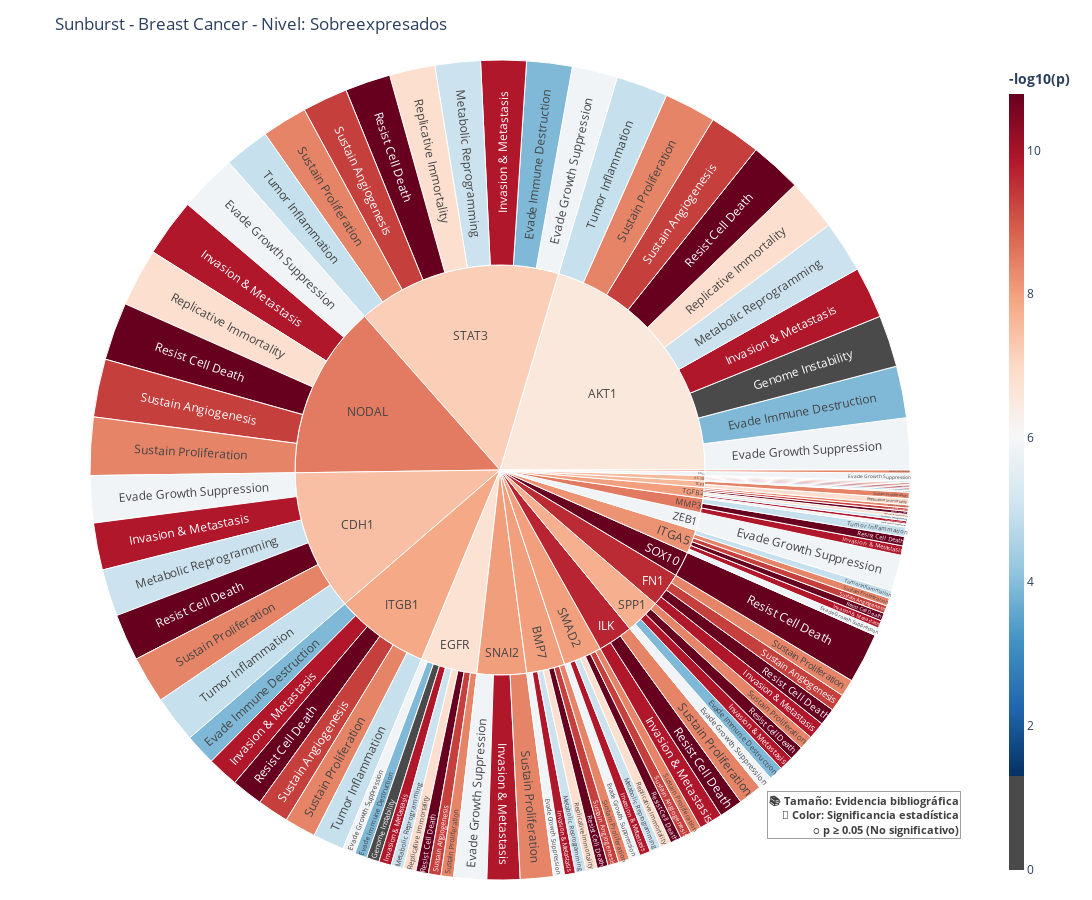

The code cell stored with this chart in its notebook:
### Markdown cell above
### Gráfico de distribución de los hallmarks de las firmas por tipo de cáncer y grupo de expresión

### Code cell
import pandas as pd
import plotly.express as px
import numpy as np
from typing import List, Dict



def generar_sunburst_para_tipo_cancer(
    df_firmas_geneticas: pd.DataFrame,
    hallmarks: List[str] = [
        "EVADING_GROWTH_SUPPRESSORS",
        "EVADING_IMMUNE_DESTRUCTION",
        "GENOME_INSTABILITY",
        "REPLICATIVE_IMMORTALITY",
        "REPROGRAMMING_ENERGY_METABOLISM",
        "RESISTING_CELL_DEATH",
        "SUSTAINED_ANGIOGENESIS",
        "SUSTAINING_PROLIFERATIVE_SIGNALING",
        "TISSUE_INVASION_AND_METASTASIS",
        "TUMOR-PROMOTING_INFLAMMATION"
    ],
    fig_width: int = 1200,
    fig_height: int = 900,
    color_scale: str = 'RdBu_r'
) -> Dict[str, px.sunburst]:

    # Configuraciones
    NON_SIG_COLOR = '#4a4a4a'
    PVAL_THRESHOLD = 0.05
    LOG_THRESHOLD = -np.log10(PVAL_THRESHOLD)

    # Diccionario de alias
    hallmark_aliases = {
        "EVADING_GROWTH_SUPPRESSORS": "Evade Growth Suppression",
        "EVADING_IMMUNE_DESTRUCTION": "Evade Immune Destruction",
        "GENOME_INSTABILITY": "Genome Instability",
        "REPLICATIVE_IMMORTALITY": "Replicative Immortality",
        "REPROGRAMMING_ENERGY_METABOLISM": "Metabolic Reprogramming",
        "RESISTING_CELL_DEATH": "Resist Cell Death",
        "SUSTAINED_ANGIOGENESIS": "Sustain Angiogenesis",
        "SUSTAINING_PROLIFERATIVE_SIGNALING": "Sustain Proliferation",
        "TISSUE_INVASION_AND_METASTASIS": "Invasion & Metastasis",
        "TUMOR-PROMOTING_INFLAMMATION": "Tumor Inflammation"
    }

    # Procesamiento de datos
    registros = []
    for _, row in df_firmas_geneticas.iterrows():
        cancer = row.get("cancer_type")
        nivel = row.get("nivel_expresion")
        genes_firma = row.get("genes", [])
        counts_firma = row.get("conteo_articulos_por_gene", [])

        # Solo procesar el tipo de cáncer especificado
        if cancer != tipo_cancer:
            continue

        if not (isinstance(genes_firma, list) and isinstance(counts_firma, list) and len(genes_firma) == len(counts_firma)):
            continue

        gene_to_count = dict(zip(genes_firma, counts_firma))

        for gene in genes_firma:
            articles_gene = gene_to_count.get(gene, 0)

            for hallmark in hallmarks:
                col_genes = f"hallmark_{hallmark}_genes"
                col_pvalue = f"hallmark_{hallmark}_pvalue"

                if col_genes in row and col_pvalue in row:
                    genes_hallmark = row[col_genes] if isinstance(row[col_genes], list) else []
                    pvalue = row[col_pvalue]

                    if gene in genes_hallmark:
                        registros.append({
                            "cancer_type": cancer,
                            "nivel_expresion": nivel,
                            "gene": gene,
                            "hallmark": hallmark_aliases.get(hallmark, hallmark),
                            "articles": articles_gene,
                            "pvalue": pvalue
                        })

    if not registros:
        raise ValueError(f"No se encontraron registros válidos para {tipo_cancer}.")

    df_plano = pd.DataFrame(registros)
    df_plano["log_pvalue"] = -np.log10(df_plano["pvalue"].replace(0, 1e-300))

    # Funciones auxiliares
    def create_custom_colorscale(max_log_p: float) -> list:
        """Crea la escala de color personalizada"""
        if max_log_p <= LOG_THRESHOLD:
            return [[0, NON_SIG_COLOR], [1, NON_SIG_COLOR]]

        threshold_pos = LOG_THRESHOLD / max_log_p
        RdBu_r_colors = px.colors.diverging.RdBu_r

        return [
            [0, NON_SIG_COLOR],
            [threshold_pos, NON_SIG_COLOR],
            [threshold_pos, RdBu_r_colors[0]],
            *[[threshold_pos + (i/(len(RdBu_r_colors)-1)*(1-threshold_pos)), color]
              for i, color in enumerate(RdBu_r_colors)],
            [1, RdBu_r_colors[-1]]
        ]

    def add_custom_annotations(fig):
        """Añade las anotaciones al gráfico"""
        fig.add_annotation(
            x=0.98, y=0.05,
            xref="paper", yref="paper",
            text=(
                "<b>📚 Tamaño: Evidencia bibliográfica<br>"
                "🎨 Color: Significancia estadística<br>"
                "⚪ p ≥ 0.05 (No significativo)</b>"
            ),
            showarrow=False,
            font=dict(size=11, color="#404040"),
            align="right",
            bordercolor="#a0a0a0",
            borderwidth=1,
            bgcolor="#ffffff"
        )

    # Generación de gráficos
    figuras_por_nivel = {}
    for nivel in df_plano["nivel_expresion"].unique():
        df_nivel = df_plano[df_plano["nivel_expresion"] == nivel].copy()

        max_log_p = df_nivel["log_pvalue"].max()
        color_scale_custom = create_custom_colorscale(max_log_p)

        fig = px.sunburst(
            df_nivel,
            path=['gene', 'hallmark'],  # Eliminamos cancer_type ya que solo hay uno
            values='articles',
            color='log_pvalue',
            color_continuous_scale=color_scale_custom,
            range_color=[0, max_log_p],
            title=f"Sunburst - {tipo_cancer} - Nivel: {nivel}",
            hover_data={'pvalue': True, 'log_pvalue': True}
        )

        add_custom_annotations(fig)

        fig.update_layout(
            width=fig_width,
            height=fig_height,
            margin=dict(t=60, b=20, l=20, r=20),
            coloraxis_colorbar=dict(
                title="<b>-log10(p)</b>",
                thickness=15,
                yanchor="middle",
                y=0.5
            )
        )

        figuras_por_nivel[nivel] = fig

    return figuras_por_nivel

# Ejecución
figs_por_nivel = generar_sunburst_para_tipo_cancer(df_firmas_geneticas)
for nivel, fig in figs_por_nivel.items():
    guardar_grafico(fig, f"sunburst_{tipo_cancer.lower().replace(' ', '_')}_nivel_{nivel}.png")
    fig.show()

### Figure 1 — Plotly figure (JSON) as saved in the notebook; plotly's stock layout.template omitted (floating-point values rounded to 4 significant figures; data arrays with more than 128 entries replaced by an {"elided": "..."} marker saying what was removed)
{"data": [{"branchvalues": "total", "customdata": {"elided": "125x2 mixed values"}, "domain": {"x": [0, 1], "y": [0, 1]}, "hovertemplate": "labels=%{label}<br>articles=%{value}<br>parent=%{parent}<br>id=%{id}<br>pvalue=%{customdata[0]}<br>log_pvalue=%{color}<extra></extra>", "ids": ["ACTB/Evade Growth Suppression", "AKT1/Evade Growth Suppression", "BMP7/Evade Growth Suppression", "CDH1/Evade Growth Suppression", "EGFR/Evade Growth Suppression", "ITGA5/Evade Growth Suppression", "NODAL/Evade Growth Suppression", "RGS2/Evade Growth Suppression", "SMAD2/Evade Growth Suppression", "SNAI2/Evade Growth Suppression", "SPP1/Evade Growth Suppression", "STAT3/Evade Growth Suppression", "TGFB2/Evade Growth Suppression", "ZEB1/Evade Growth Suppression", "ACTB/Evade Immune Destruction", "AKT1/Evade Immune Destruction", "EGFR/Evade Immune Destruction", "ITGB1/Evade Immune Destruction", "SPP1/Evade Immune Destruction", "STAT3/Evade Immune Destruction", "AKT1/Genome Instability", "EGFR/Genome Instability", "ACTB/Invasion & Metastasis", "AKT1/Invasion & Metastasis", "BMP7/Invasion & Metastasis", "CDH1/Invasion & Metastasis", "EGFR/Invasion & Metastasis", "FN1/Invasion & Metastasis", "ILK/Invasion & Metastasis", "ITGA5/Invasion & Metastasis", "ITGB1/Invasion & Metastasis", "MMP3/Invasion & Metastasis", "NODAL/Invasion & Metastasis", "SMAD2/Invasion & Metastasis", "SNAI2/Invasion & Metastasis", "SPP1/Invasion & Metastasis", "STAT3/Invasion & Metastasis", "TGFB2/Invasion & Metastasis", "AKT1/Metabolic Reprogramming", "BMP7/Metabolic Reprogramming", "CDH1/Metabolic Reprogramming", "EGFR/Metabolic Reprogramming", "SMAD2/Metabolic Reprogramming", "STAT3/Metabolic Reprogramming", "TGFB2/Metabolic Reprogramming", "AKT1/Replicative Immortality", "BMP7/Replicative Immortality", "EGFR/Replicative Immortality", "NODAL/Replicative Immortality", "SMAD2/Replicative Immortality", "STAT3/Replicative Immortality", "TCF3/Replicative Immortality", "TGFB2/Replicative Immortality", "ACTB/Resist Cell Death", "AKT1/Resist Cell Death", "BMP7/Resist Cell Death", "CDH1/Resist Cell Death", "EGFR/Resist Cell Death", "FN1/Resist Cell Death", "ILK/Resist Cell Death", "ITGA5/Resist Cell Death", "ITGB1/Resist Cell Death", "MMP3/Resist Cell Death", "NODAL/Resist Cell Death", "SMAD2/Resist Cell Death", "SOX10/Resist Cell Death", "SPP1/Resist Cell Death", "STAT3/Resist Cell Death", "TGFB2/Resist Cell Death", "ACTB/Sustain Angiogenesis", "AKT1/Sustain Angiogenesis", "BMP7/Sustain Angiogenesis", "EGFR/Sustain Angiogenesis", "FN1/Sustain Angiogenesis", "ITGA5/Sustain Angiogenesis", "ITGB1/Sustain Angiogenesis", "NODAL/Sustain Angiogenesis", "SMAD2/Sustain Angiogenesis", "STAT3/Sustain Angiogenesis", "TGFB2/Sustain Angiogenesis", "ACTB/Sustain Proliferation", "AKT1/Sustain Proliferation", "BMP7/Sustain Proliferation", "CDH1/Sustain Proliferation", "EGFR/Sustain Proliferation", "FN1/Sustain Proliferation", "ILK/Sustain Proliferation", "ITGA5/Sustain Proliferation", "ITGB1/Sustain Proliferation", "NODAL/Sustain Proliferation", "PTP4A1/Sustain Proliferation", "SMAD2/Sustain Proliferation", "SNAI2/Sustain Proliferation", "SPP1/Sustain Proliferation", "STAT3/Sustain Proliferation", "TCF3/Sustain Proliferation", "TGFB2/Sustain Proliferation", "ACTB/Tumor Inflammation", "AKT1/Tumor Inflammation", "CDH1/Tumor Inflammation", "ITGA5/Tumor Inflammation", "ITGB1/Tumor Inflammation", "MMP3/Tumor Inflammation", "STAT3/Tumor Inflammation", "ACTB", "AKT1", "BMP7", "CDH1", "EGFR", "FN1", "ILK", "ITGA5", "ITGB1", "MMP3", "NODAL", "PTP4A1", "RGS2", "SMAD2", "SNAI2", "SOX10", "SPP1", "STAT3", "TCF3", "TGFB2", "ZEB1"], "labels": ["Evade Growth Suppression", "Evade Growth Suppression", "Evade Growth Suppression", "Evade Growth Suppression", "Evade Growth Suppression", "Evade Growth Suppression", "Evade Growth Suppression", "Evade Growth Suppression", "Evade Growth Suppression", "Evade Growth Suppression", "Evade Growth Suppression", "Evade Growth Suppression", "Evade Growth Suppression", "Evade Growth Suppression", "Evade Immune Destruction", "Evade Immune Destruction", "Evade Immune Destruction", "Evade Immune Destruction", "Evade Immune Destruction", "Evade Immune Destruction", "Genome Instability", "Genome Instability", "Invasion & Metastasis", "Invasion & Metastasis", "Invasion & Metastasis", "Invasion & Metastasis", "Invasion & Metastasis", "Invasion & Metastasis", "Invasion & Metastasis", "Invasion & Metastasis", "Invasion & Metastasis", "Invasion & Metastasis", "Invasion & Metastasis", "Invasion & Metastasis", "Invasion & Metastasis", "Invasion & Metastasis", "Invasion & Metastasis", "Invasion & Metastasis", "Metabolic Reprogramming", "Metabolic Reprogramming", "Metabolic Reprogramming", "Metabolic Reprogramming", "Metabolic Reprogramming", "Metabolic Reprogramming", "Metabolic Reprogramming", "Replicative Immortality", "Replicative Immortality", "Replicative Immortality", "Replicative Immortality", "Replicative Immortality", "Replicative Immortality", "Replicative Immortality", "Replicative Immortality", "Resist Cell Death", "Resist Cell Death", "Resist Cell Death", "Resist Cell Death", "Resist Cell Death", "Resist Cell Death", "Resist Cell Death", "Resist Cell Death", "Resist Cell Death", "Resist Cell Death", "Resist Cell Death", "Resist Cell Death", "Resist Cell Death", "Resist Cell Death", "Resist Cell Death", "Resist Cell Death", "Sustain Angiogenesis", "Sustain Angiogenesis", "Sustain Angiogenesis", "Sustain Angiogenesis", "Sustain Angiogenesis", "Sustain Angiogenesis", "Sustain Angiogenesis", "Sustain Angiogenesis", "Sustain Angiogenesis", "Sustain Angiogenesis", "Sustain Angiogenesis", "Sustain Proliferation", "Sustain Proliferation", "Sustain Proliferation", "Sustain Proliferation", "Sustain Proliferation", "Sustain Proliferation", "Sustain Proliferation", "Sustain Proliferation", "Sustain Proliferation", "Sustain Proliferation", "Sustain Proliferation", "Sustain Proliferation", "Sustain Proliferation", "Sustain Proliferation", "Sustain Proliferation", "Sustain Proliferation", "Sustain Proliferation", "Tumor Inflammation", "Tumor Inflammation", "Tumor Inflammation", "Tumor Inflammation", "Tumor Inflammation", "Tumor Inflammation", "Tumor Inflammation", "ACTB", "AKT1", "BMP7", "CDH1", "EGFR", "FN1", "ILK", "ITGA5", "ITGB1", "MMP3", "NODAL", "PTP4A1", "RGS2", "SMAD2", "SNAI2", "SOX10", "SPP1", "STAT3", "TCF3", "TGFB2", "ZEB1"], "marker": {"coloraxis": "coloraxis", "colors": [5.861, 5.861, 5.861, 5.861, 5.861, 5.861, 5.861, 5.861, 5.861, 5.861, 5.861, 5.861, 5.861, 5.861, 3.917, 3.917, 3.917, 3.917, 3.917, 3.917, 0.7171, 0.7171, 9.856, 9.856, 9.856, 9.856, 9.856, 9.856, 9.856, 9.856, 9.856, 9.856, 9.856, 9.856, 9.856, 9.856, 9.856, 9.856, 5.019, 5.019, 5.019, 5.019, 5.019, 5.019, 5.019, 6.862, 6.862, 6.862, 6.862, 6.862, 6.862, 6.862, 6.862, 10.78, 10.78, 10.78, 10.78, 10.78, 10.78, 10.78, 10.78, 10.78, 10.78, 10.78, 10.78, 10.78, 10.78, 10.78, 10.78, 9.325, 9.325, 9.325, 9.325, 9.325, 9.325, 9.325, 9.325, 9.325, 9.325, 9.325, 8.395, 8.395, 8.395, 8.395, 8.395, 8.395, 8.395, 8.395, 8.395, 8.395, 8.395, 8.395, 8.395, 8.395, 8.395, 8.395, 8.395, 4.931, 4.931, 4.931, 4.931, 4.931, 4.931, 4.931, 7.581, 6.567, 8.014, 7.474, 6.748, 9.59, 9.678, 8.192, 7.868, 8.523, 8.514, 8.395, 5.861, 8.014, 8.037, 10.78, 7.762, 7.217, 7.628, 8.014, 5.861]}, "name": "", "parents": ["ACTB", "AKT1", "BMP7", "CDH1", "EGFR", "ITGA5", "NODAL", "RGS2", "SMAD2", "SNAI2", "SPP1", "STAT3", "TGFB2", "ZEB1", "ACTB", "AKT1", "EGFR", "ITGB1", "SPP1", "STAT3", "AKT1", "EGFR", "ACTB", "AKT1", "BMP7", "CDH1", "EGFR", "FN1", "ILK", "ITGA5", "ITGB1", "MMP3", "NODAL", "SMAD2", "SNAI2", "SPP1", "STAT3", "TGFB2", "AKT1", "BMP7", "CDH1", "EGFR", "SMAD2", "STAT3", "TGFB2", "AKT1", "BMP7", "EGFR", "NODAL", "SMAD2", "STAT3", "TCF3", "TGFB2", "ACTB", "AKT1", "BMP7", "CDH1", "EGFR", "FN1", "ILK", "ITGA5", "ITGB1", "MMP3", "NODAL", "SMAD2", "SOX10", "SPP1", "STAT3", "TGFB2", "ACTB", "AKT1", "BMP7", "EGFR", "FN1", "ITGA5", "ITGB1", "NODAL", "SMAD2", "STAT3", "TGFB2", "ACTB", "AKT1", "BMP7", "CDH1", "EGFR", "FN1", "ILK", "ITGA5", "ITGB1", "NODAL", "PTP4A1", "SMAD2", "SNAI2", "SPP1", "STAT3", "TCF3", "TGFB2", "ACTB", "AKT1", "CDH1", "ITGA5", "ITGB1", "MMP3", "STAT3", "", "", "", "", "", "", "", "", "", "", "", "", "", "", "", "", "", "", "", "", ""], "type": "sunburst", "values": [1, 33, 7, 30, 8, 5, 37, 5, 7, 21, 9, 29, 2, 23, 1, 33, 8, 20, 9, 29, 33, 8, 1, 33, 7, 30, 8, 11, 15, 5, 20, 6, 37, 7, 21, 9, 29, 2, 33, 7, 30, 8, 7, 29, 2, 33, 7, 8, 37, 7, 29, 4, 2, 1, 33, 7, 30, 8, 11, 15, 5, 20, 6, 37, 7, 32, 9, 29, 2, 1, 33, 7, 8, 11, 5, 20, 37, 7, 29, 2, 1, 33, 7, 30, 8, 11, 15, 5, 20, 37, 2, 7, 21, 9, 29, 4, 2, 1, 33, 30, 5, 20, 6, 29, 7, 330, 49, 180, 72, 44, 45, 30, 120, 18, 222, 2, 5, 49, 63, 32, 45, 261, 8, 14, 23]}], "layout": {"annotations": [{"align": "right", "bgcolor": "#ffffff", "bordercolor": "#a0a0a0", "borderwidth": 1, "font": {"color": "#404040", "size": 11}, "showarrow": false, "text": "<b>📚 Tamaño: Evidencia bibliográfica<br>🎨 Color: Significancia estadística<br>⚪ p ≥ 0.05 (No significativo)</b>", "x": 0.98, "xref": "paper", "y": 0.05, "yref": "paper"}], "coloraxis": {"cmax": 10.78, "cmin": 0, "colorbar": {"thickness": 15, "title": {"text": "<b>-log10(p)</b>"}, "y": 0.5, "yanchor": "middle"}, "colorscale": [[0, "#4a4a4a"], [0.1207, "#4a4a4a"], [0.1207, "rgb(5,48,97)"], [0.1207, "rgb(5,48,97)"], [0.2086, "rgb(33,102,172)"], [0.2965, "rgb(67,147,195)"], [0.3845, "rgb(146,197,222)"], [0.4724, "rgb(209,229,240)"], [0.5603, "rgb(247,247,247)"], [0.6483, "rgb(253,219,199)"], [0.7362, "rgb(244,165,130)"], [0.8241, "rgb(214,96,77)"], [0.9121, "rgb(178,24,43)"], [1, "rgb(103,0,31)"], [1, "rgb(103,0,31)"]]}, "height": 900, "legend": {"tracegroupgap": 0}, "margin": {"b": 20, "l": 20, "r": 20, "t": 60}, "title": {"text": "Sunburst - Breast Cancer - Nivel: Sobreexpresados"}, "width": 1200}}
